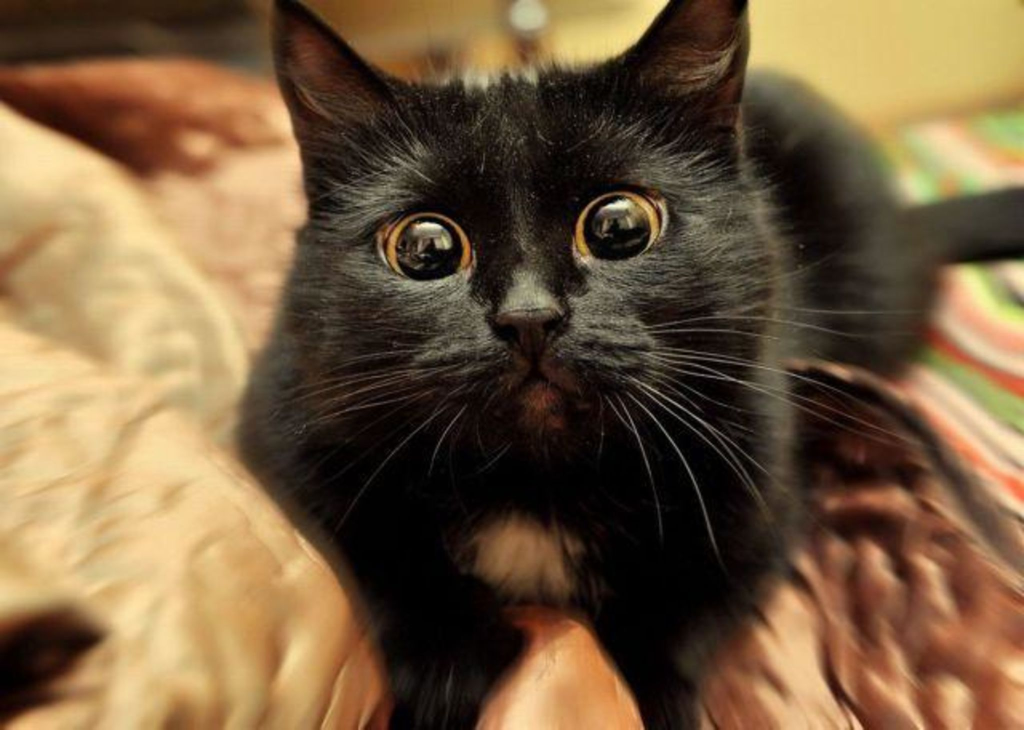
#> input picture ex/cat.jpg, 2048 x 1459 px (shown at 1/2 size)
$ jupyter execute ex.ipynb
#> lines starting #> are read from the running program, lines starting #| are printed output that depends on the picture
### Задание 2.1.
Выбрать значение шага дискретизации в пределах от 5 до 15. Продискретизировать с этим шагом дискретизации изображение и вывести его на экран.

[cell 1]
import cv2
import numpy as np
from matplotlib import pyplot as plt

[cell 2]
image = cv2.imread('cat.jpg')
#> image is the input picture: shape (1459, 2048, 3); mean B, G, R 63, 92, 116.5
image = cv2.cvtColor(image, cv2.COLOR_BGR2RGB)
img = image.copy()

K = 15 # размер шага
s = img.shape
#> s = (1459, 2048, 3)

h1, w1 = s[0], s[1]
#> h1 = 1459; w1 = 2048
h = (s[0] - s[0] % K)
#> h = 1455
w = (s[1] - s[1] % K)
#> w = 2040

img = cv2.resize(img, (w, h))

for y in range(0, h-1, K):
    for x in range(0, w-1, K):
        if len(s) > 2:
            s = np.average(img[y:(y + K), x:(x + K)], axis=0)
            img[y:(y + K), x:(x + K)] = np.average(s, axis=0)
        else:
            s = img[y:(y+K), x:(x+K)]
            img[y:(y+K), x:(x+K)] = np.average(s)
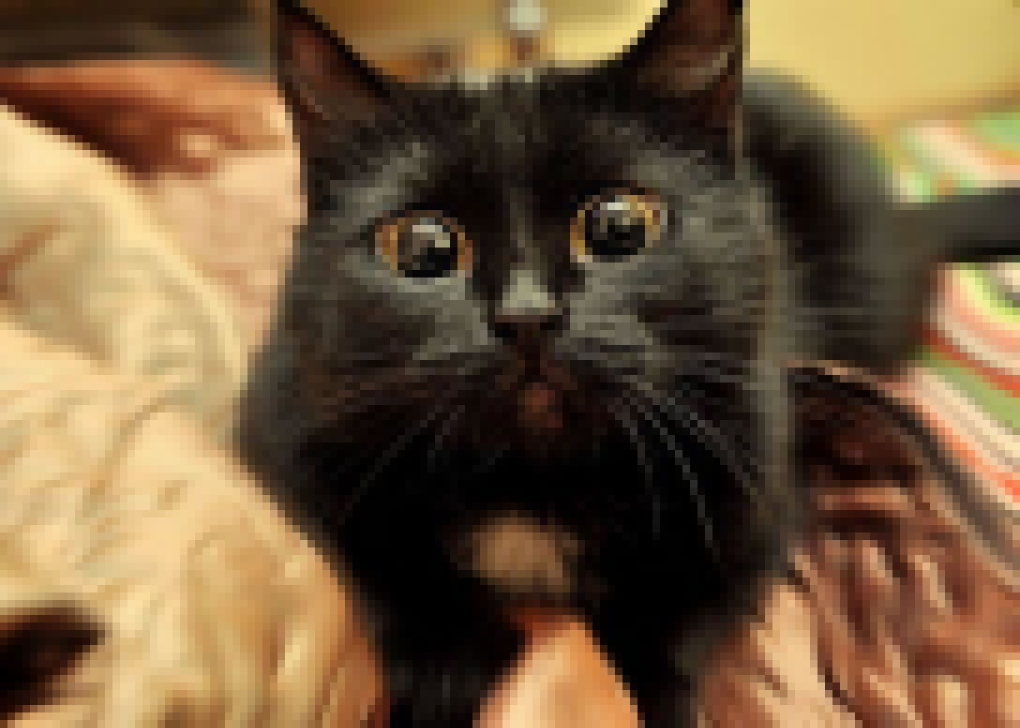
#> img: shape (1455, 2040, 3) (shown at 1/2 size); mean R, G, B 115.9, 91.4, 62.4

img = cv2.resize(img, (w1, h1))
#> img: shape (1459, 2048, 3)
res = np.hstack((image, img))
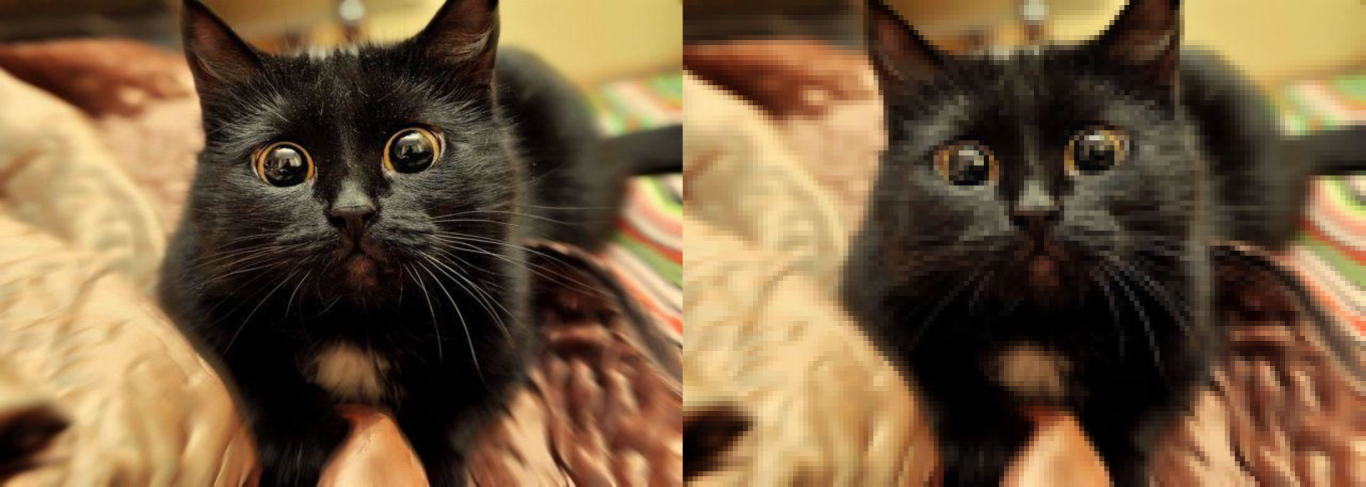
#> res: shape (1459, 4096, 3) (shown at 1/3 size); mean R, G, B 116.2, 91.7, 62.7
plt.figure(figsize=(10, 20))
plt.axis("off")
plt.imshow(res)

### Задание 2.2.
Проквантовать изображение, сократив число градаций до 4

[cell 3]
img = cv2.imread('cat.jpg')
img = cv2.cvtColor(img,cv2.COLOR_BGR2RGB)

Z = img.reshape((-1, 3))
Z = np.float32(Z)

crt = (cv2.TERM_CRITERIA_EPS + cv2.TERM_CRITERIA_MAX_ITER, 10, 1.0)

k = 4
ret, label, center = cv2.kmeans(Z, k, None, crt, 10, cv2.KMEANS_RANDOM_CENTERS)
#> ret = 2.78e+09; center = [[224.9, 191.2, 131.3], [167.4, 123, 79.2], [84.66, 62.81, 45.66], [23.78, 15.06, 10.66]]

center = np.uint8(center)
#> center = [[224, 191, 131], [167, 122, 79], [84, 62, 45], [23, 15, 10]]
res = center[label.flatten()]
res2 = res.reshape((img.shape))
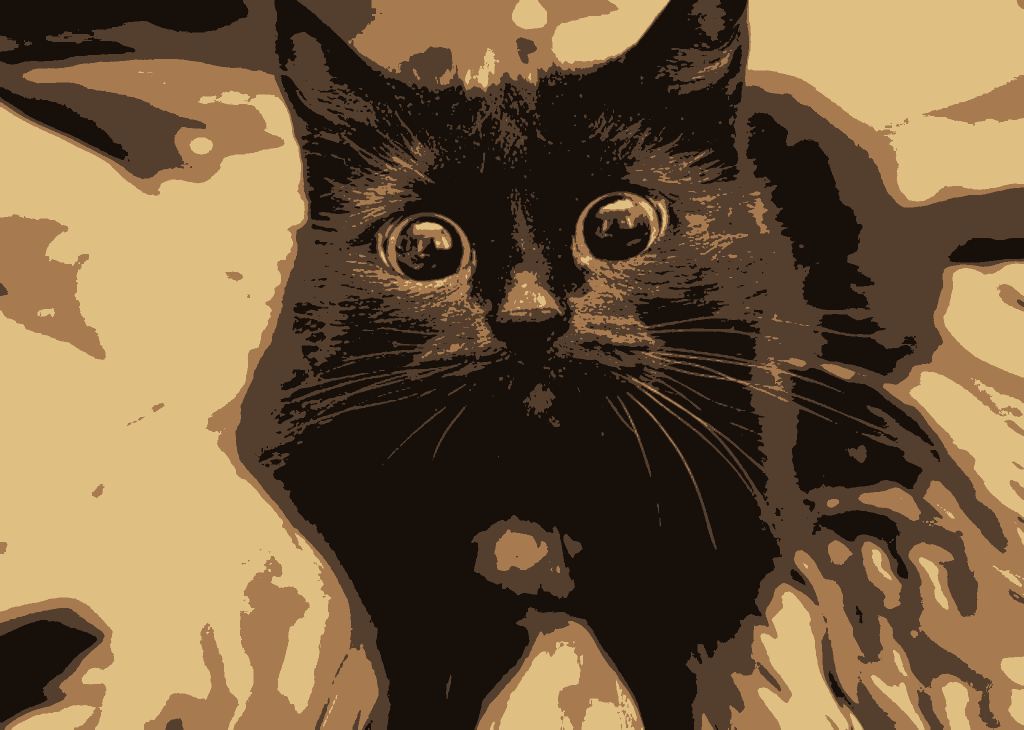
#> res2: shape (1459, 2048, 3) (shown at 1/2 size); mean R, G, B 115.7, 91.6, 62.5

result = np.hstack((img, res2))
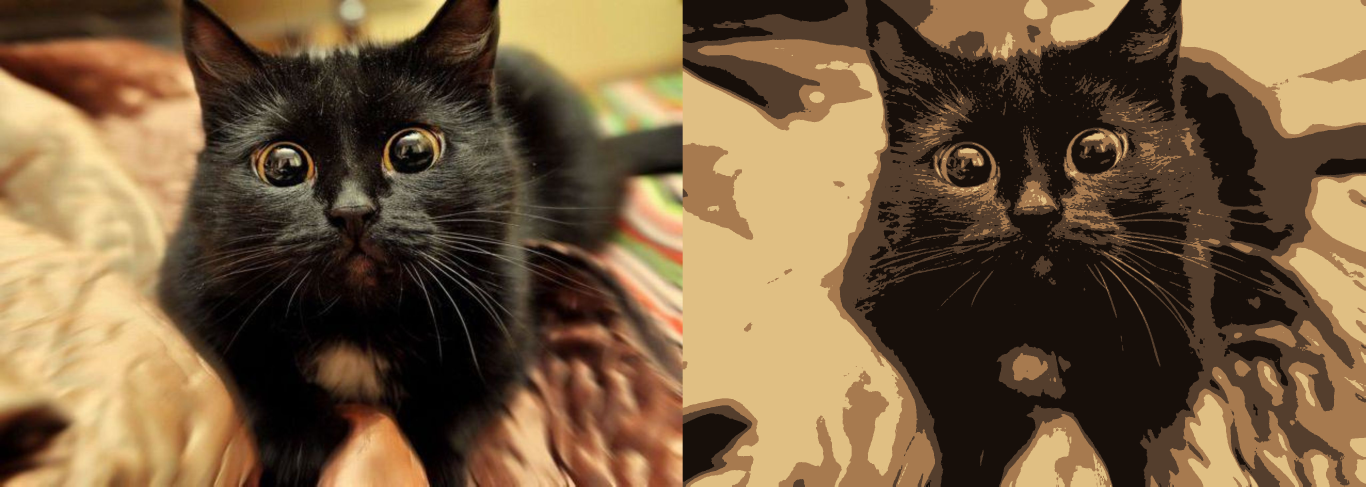
#> result: shape (1459, 4096, 3) (shown at 1/3 size); mean R, G, B 116.1, 91.8, 62.8

plt.figure(figsize=(10, 20))
plt.axis("off")
plt.imshow(result)
